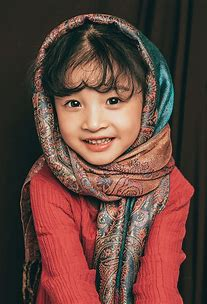
#> input picture 图像处理/data/OIP-C.jpg, 207 x 304 px
$ python fourial_to_originPhotoTest.py
#> lines starting #> are read from the running program, lines starting #| are printed output that depends on the picture
import cv2
import numpy as np
import matplotlib.colors
from scipy import signal
import time
import open3d as o3d

# 读取图片
# file_name='xyz.xyz'
# file_name='xyz.xyzrgb'
file_name = 'data/xyz.xyzn'
img = cv2.imread('data/OIP-C.jpg')
#> img is the input picture: shape (304, 207, 3); mean B, G, R 60.9, 68.4, 100.3
img_1 = cv2.cvtColor(img, cv2.COLOR_BGR2GRAY)
# 彩色图像均衡化 需要分解通道 对每一个通道均衡化
(b, g, r) = cv2.split(img)
###########公式一小数形式, YUV   (  U∈[-0.5-0.5]  ,   R，G，B∈[0,1]  )
# y = 0.299 * r + 0.587 * g + 0.114 * b
# u = -0.147 * r - 0.289 *g - 0.436 * b
# v = 0.615 - 0.515 * g - 0.100 * b
#############公式2
y = 0.299 * r + 0.587 * g + 0.114 * b
v = -0.169 * r- 0.331 * g + 0.500 * b
u = 0.500 * r - 0.439 * g - 0.081 * b
bH = cv2.equalizeHist(b)
gH = cv2.equalizeHist(g)
rH = cv2.equalizeHist(r)
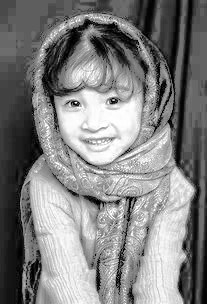
#> rH: shape (304, 207); min 0, max 255, mean 128.3
y = y.astype(np.uint8)
# [23 lines of commented-out code are left out]

y_freq = np.fft.fft2(y)
y_shiftfreq = np.fft.fftshift(y_freq)
(w, h) = y_freq.shape
#> w = 304; h = 207
sig = 20
v1 = signal.gaussian(w, sig)
v2 = signal.gaussian(h, sig)
kernel = 1 - np.outer(v1, v2)
y_shiftfreq1 = y_shiftfreq * kernel
img_freq = np.fft.ifft2(np.fft.ifftshift(y_shiftfreq1))
img_freq = img_freq.astype(np.uint8)

r = (img_freq + 1.400*v - 0.7).astype(np.uint8)
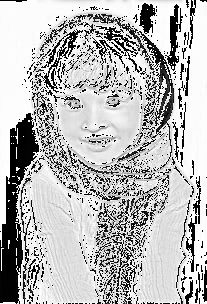
#> r: shape (304, 207); min 0, max 255, mean 184
g = (img_freq - 0.343*u - 0.711*v + 0.526).astype(np.uint8)
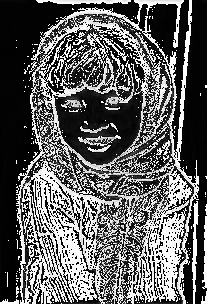
#> g: shape (304, 207); min 0, max 255, mean 95.8
b = (img_freq + 1.765*u - 0.883).astype(np.uint8)
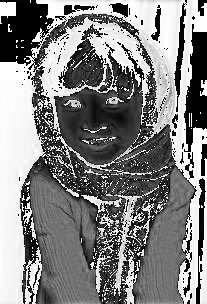
#> b: shape (304, 207); min 0, max 255, mean 130.4
# [8 lines of commented-out code are left out]
img_yuv_to_rgb = np.empty(shape=(w, h, 3), dtype=np.uint8)
img_yuv_to_rgb2 = []
# [4 lines of commented-out code are left out]
j = 0
temp = [0, 0, 0]
start = time.time()
for b_1, g_1, r_1 in zip(b, g, r):
    for i in range(h):
        # temp[0]=b_1[i]
        # temp[1] = g_1[i]
        # temp[2] = r_1[i]
        # img_yuv_to_rgb[j][i].append(temp)
        img_yuv_to_rgb[j][i][0] = b_1[i]
        img_yuv_to_rgb[j][i][1] = g_1[i]
        img_yuv_to_rgb[j][i][2] = r_1[i]

    j += 1
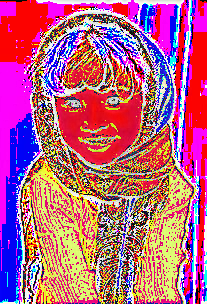
#> img_yuv_to_rgb: shape (304, 207, 3); mean of channels 0, 1, 2 130.4, 95.8, 184; drawn as B, G, R
#> after the loop, j = 304
##########TEst_optimize############
print(time.time() - start)
j = 0
m = 0
temp = [0, 0, 0]
start = time.time()
test_o3d = []
for b_1, g_1, r_1 in zip(b, g, r):
    m = 0
    temp_arr = []
    for b_2, g_2, r_2 in zip(b_1, g_1, r_1):
        temp_arr.append([r_2, g_2, b_2])
        test_o3d.append([r_2, g_2, b_2])
    # print(m)
    img_yuv_to_rgb2.append(temp_arr)
    j += 1
#> after the loop, img_yuv_to_rgb2 = 304 items; j = 304; test_o3d = 62928 items
img_yuv_to_rgb2 = np.array(img_yuv_to_rgb2)
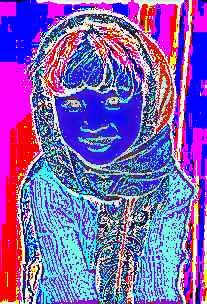
#> img_yuv_to_rgb2: shape (304, 207, 3); mean of channels 0, 1, 2 184, 95.8, 130.4; drawn as B, G, R
print(time.time() - start)
x = []
# [12 lines of commented-out code are left out]
a = 0
data = []
##################显示处理
y_shiftfreq_abs = np.abs(y_shiftfreq1)
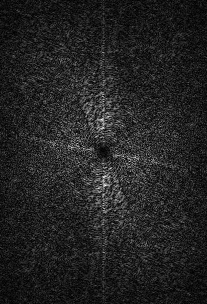
#> y_shiftfreq_abs: shape (304, 207) float64; min 31.49, max 27840.7, mean 3911.2; drawn with min black and max white
for i in range(w):
    for j in range(h):
        data.append([i / w, y_shiftfreq_abs[i][j] / w / h * 10, j / h, y_shiftfreq_abs[i][j] / w / h * 10, 0, y_shiftfreq_abs[i][j] / w / h] * 10)
        if a < y_shiftfreq_abs[i][j] / w / h:
            a = y_shiftfreq_abs[i][j] / w / h
#> after the loop, a = 0.442; data = 62928 items

np.savetxt(file_name, data, fmt="%.2f", delimiter=' ')

radius = 0.01  # 搜索半径
max_nn = 30
pcd = o3d.io.read_point_cloud(file_name)
t=time.time()
img3 = cv2.merge([r,g,b])
print(time.time()-t)
# o3d.visualization.draw([pcd],point_show_normal = True)
# pcd.estimate_normals(search_param=o3d.geometry.KDTreeSearchParamHybrid(radius, max_nn))
# o3d.visualization.draw_geometries([pcd], point_show_normal=True)
cv2.imshow('rgb', img_yuv_to_rgb2)
cv2.imshow('img3', img3)
cv2.waitKey(0)
